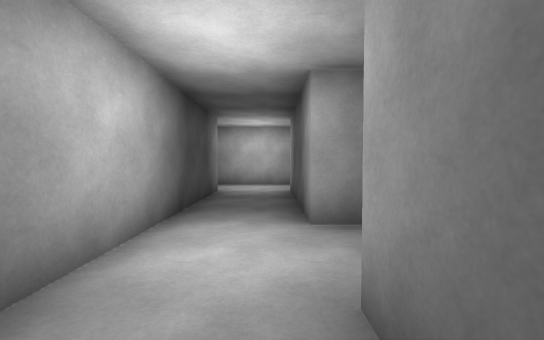
view 1 (above)

24 first-person views from a walk through a scene from a Unity 3-D project. The camera is 1.5 m above the floor, tilts 2° down and sees 90° across. The floor is counted in squares, 1.8 m on a side. Each view is taken from the middle of a square. On the plan, view 1 faces up. The plan holds only what a view shows up to about 10 squares ahead; the rest is blank. The place goes on beyond the plan. The player character is not drawn. Surface patterns are stand-ins for the level's own textures.

view 2
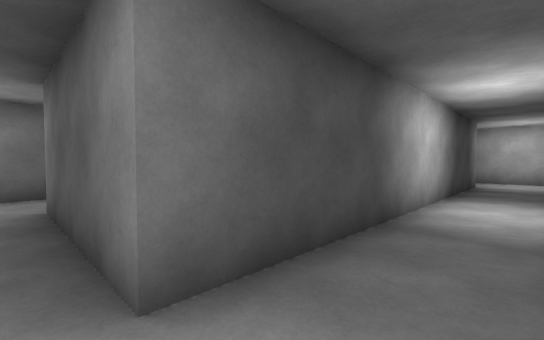

view 3
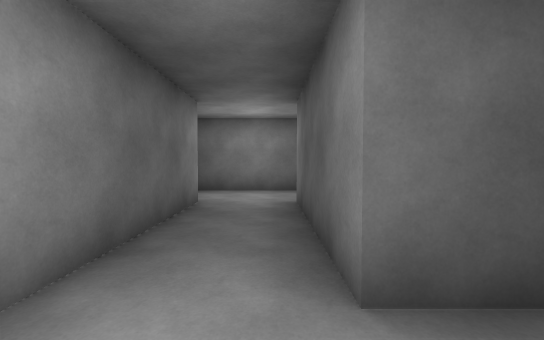

view 4
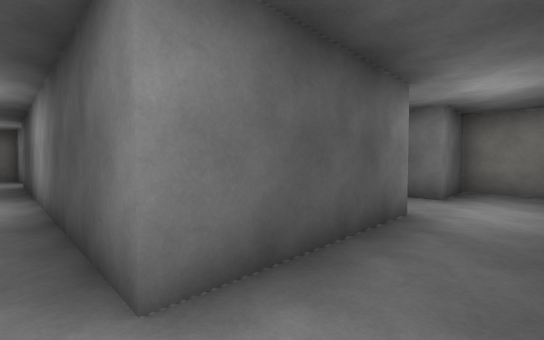

view 5
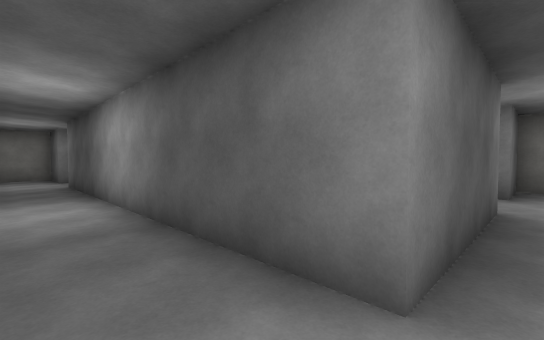

view 6
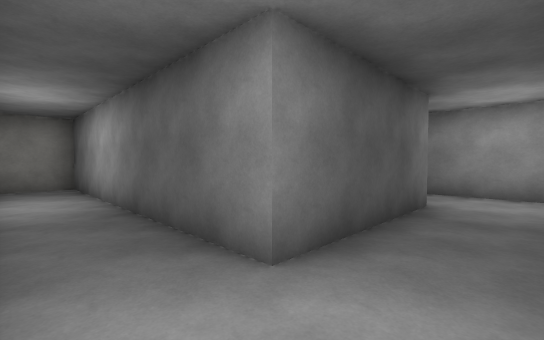

view 7
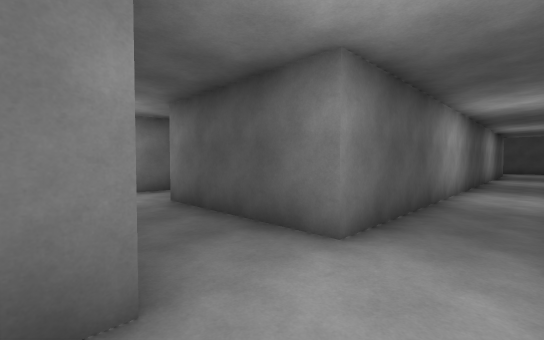

view 8
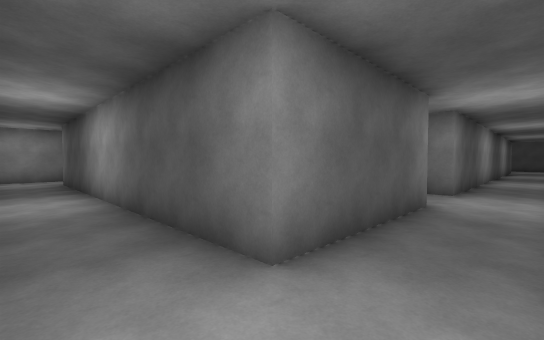

view 9
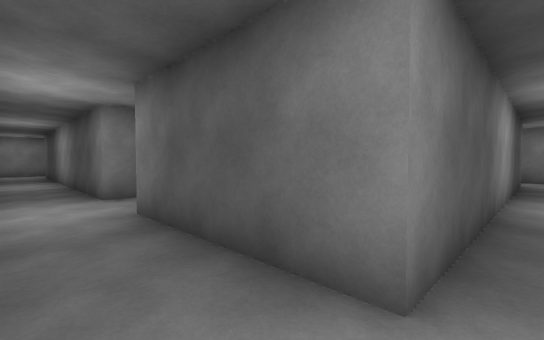

view 10
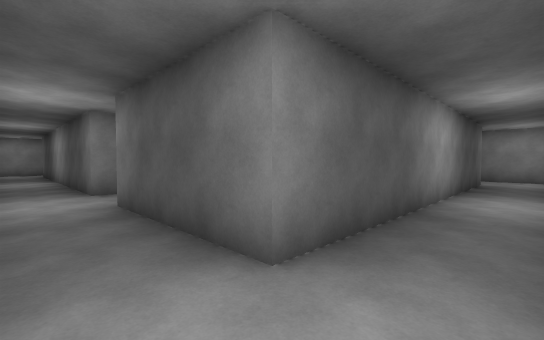

view 11
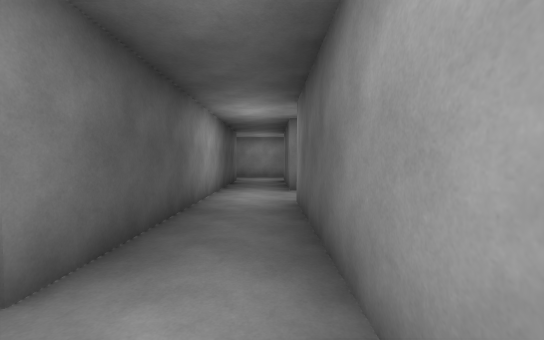

view 12
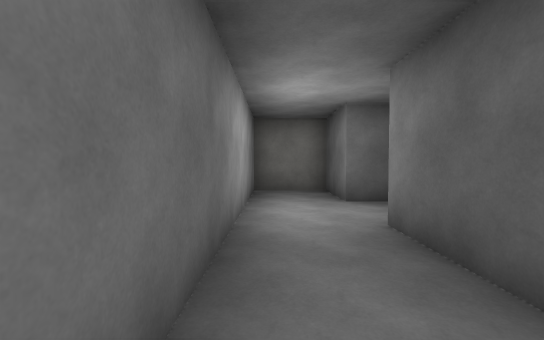

view 13
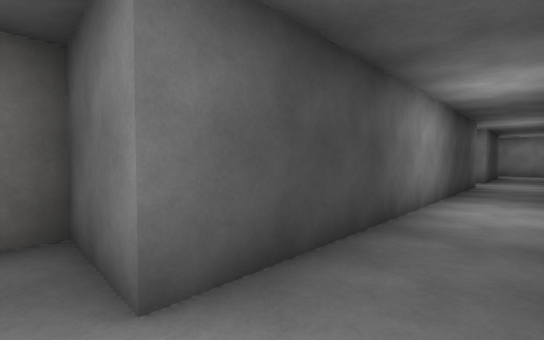

view 14
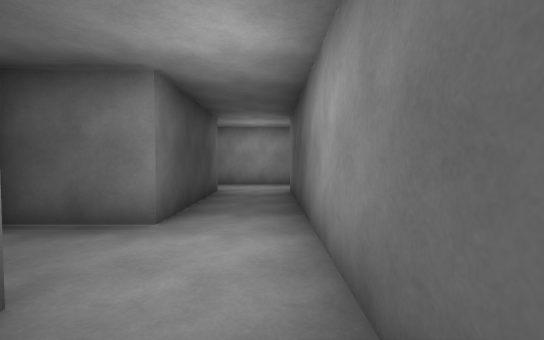

view 15
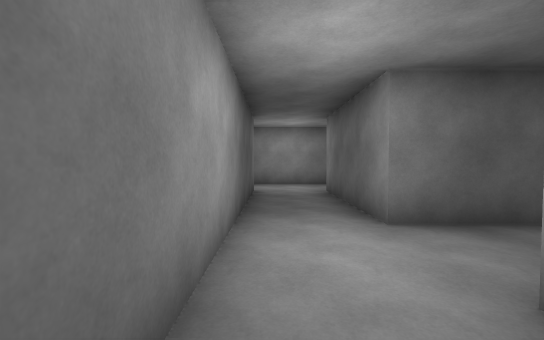

view 16
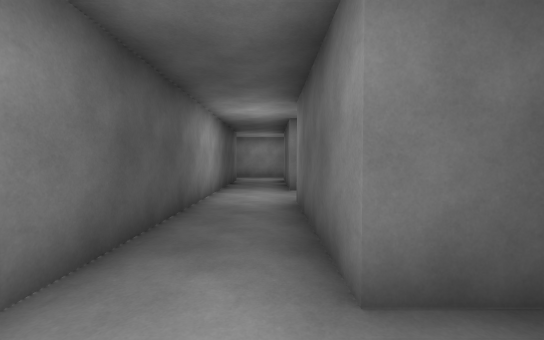

view 17
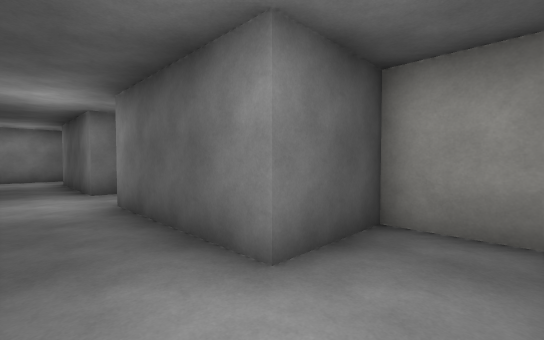

view 18
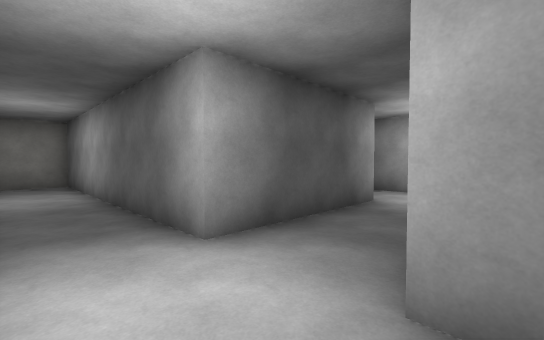

view 19
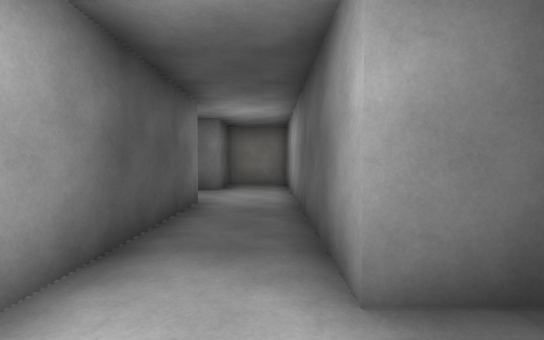

view 20
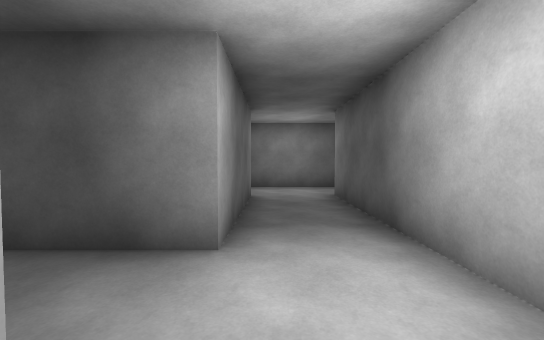

view 21
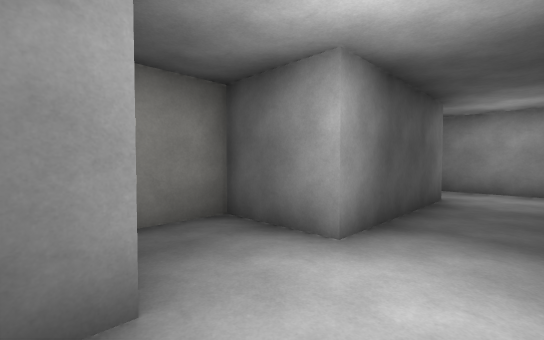

view 22
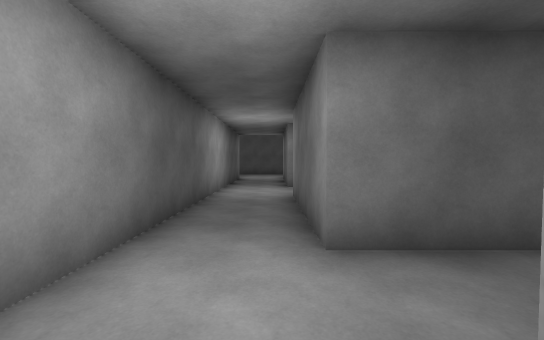

view 23
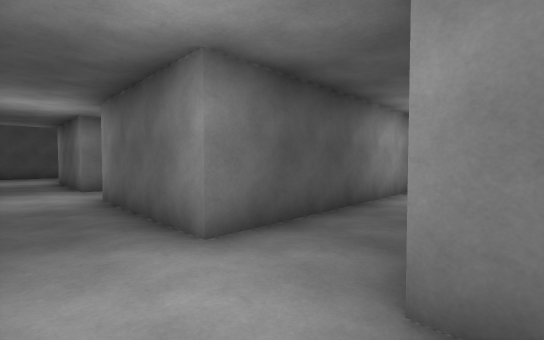

view 24
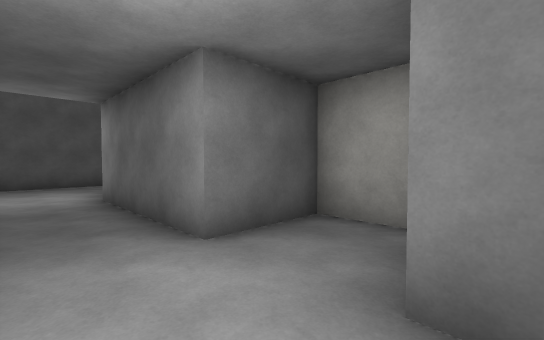

### Floor plan
Points are (right, up) in squares from view 1. A wall is a line through its corners. A room is listed if a view was taken in it or the views show most of it. See-through windows are left out.
Room 1 (views 1, 2, 3, 4, 5, 6, 7, 8, 9, 10, 11, 12, 13, 14, 15, 16, 17, 18, 19, 20, 21, 22, 23, 24)
walls: (-5.5, -2.5) (-5.5, 7.5) (-1.5, 7.5) (-1.5, -2.5) (-5.5, -2.5); (-7.5, -2.2) (-7.5, -5.1); (-7.4, -8.5) (-11.5, -8.5) (-11.5, 1.5) (-7.5, 1.5); (-2.1, -10.5) (-1.5, -10.5); (-7.1, -10.5) (-4.9, -10.5); (-7.7, 3.5) (-17.6, 3.5); (1.3, 3.5) (0.5, 3.5) (0.5, 7.5) (8.5, 7.5) (8.5, 9.5) (6.5, 9.5) (6.5, 10.1); (-13.5, -4.5) (-13.5, -14.5) (-15.5, -14.5) (-15.5, -16.5) (-7.5, -16.5); (-1.5, -14.5) (-11.5, -14.5) (-11.5, -10.5); (5.1, -12.5) (6.5, -12.5) (6.5, -10.5) (10.5, -10.5); (-5.1, -16.5) (-3.4, -16.5); (8.1, -8.5) (-5.5, -8.5) (-5.5, -4.5) (2.5, -4.5) (2.5, -2.5) (0.5, -2.5) (0.5, 1.5) (2.5, 1.5) (2.5, 2.9); (0.5, -16.5) (0.5, -10.5) (4.5, -10.5); (-7.5, 10) (-7.5, 7.2); (-19.1, -0.5) (-17.5, -0.5) (-17.5, 1.5) (-13.5, 1.5) (-13.5, -2.5) (-15.5, -2.5); (4.5, 9.5) (-5.5, 9.5); (14.3, -11.4) (14.3, -9)

Positions as (right, up) in squares from view 1, and headings:
1: (0, 0), facing up
2: (0, -3), facing up-left
3: (0, -3), facing left
4: (-6, -4), facing up-right
5: (-7, -3), facing up-right
6: (-7, -3), facing down-right
7: (-8, -10), facing up-right
8: (-13, -10), facing up-right
9: (-13, -15), facing up-right
10: (-13, -16), facing up-right
11: (-13, -16), facing right
12: (-8, -16), facing left
13: (-12, -15), facing up-left
14: (-12, -6), facing up
15: (-15, 3), facing right
16: (-19, 2), facing right
17: (-19, 3), facing down-right
18: (-2, 9), facing down-right
19: (-1, 8), facing right
20: (1, 8), facing left
21: (-1, 4), facing down-right
22: (-2, -10), facing right
23: (-2, -9), facing down-right
24: (4, -9), facing down-right
